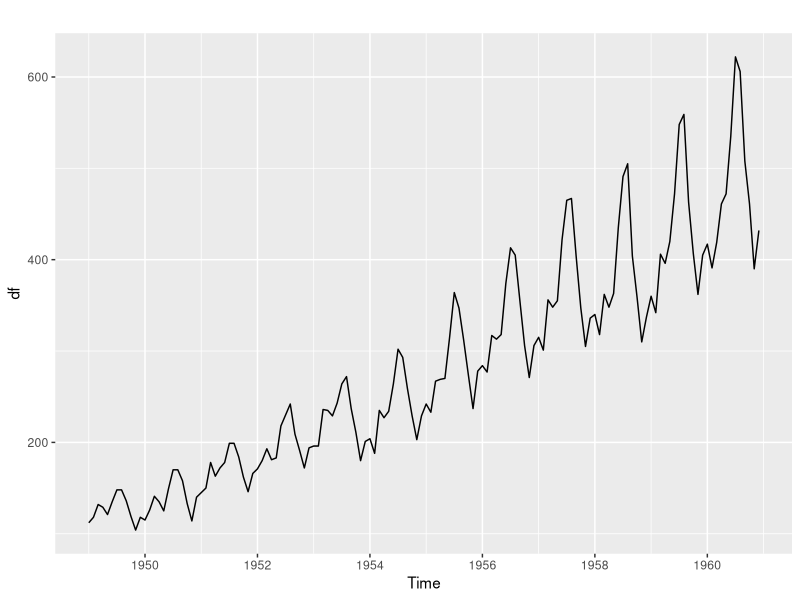
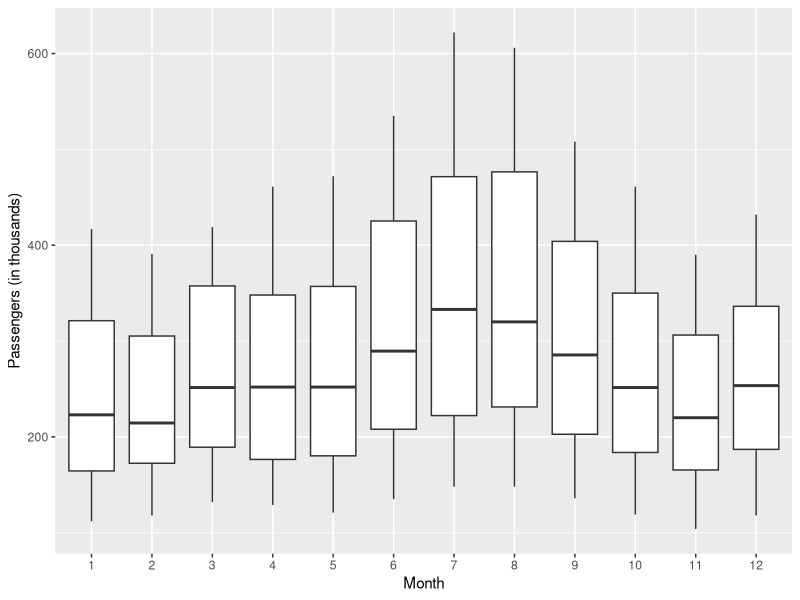
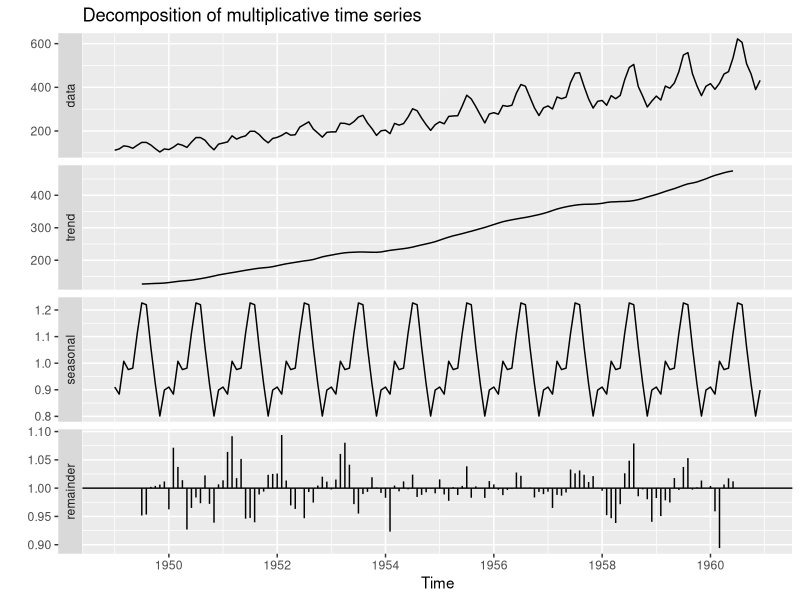
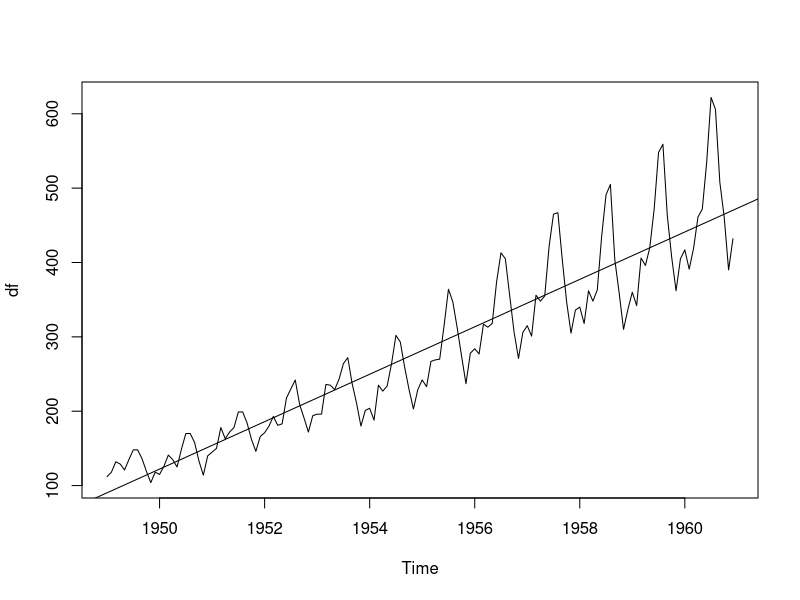
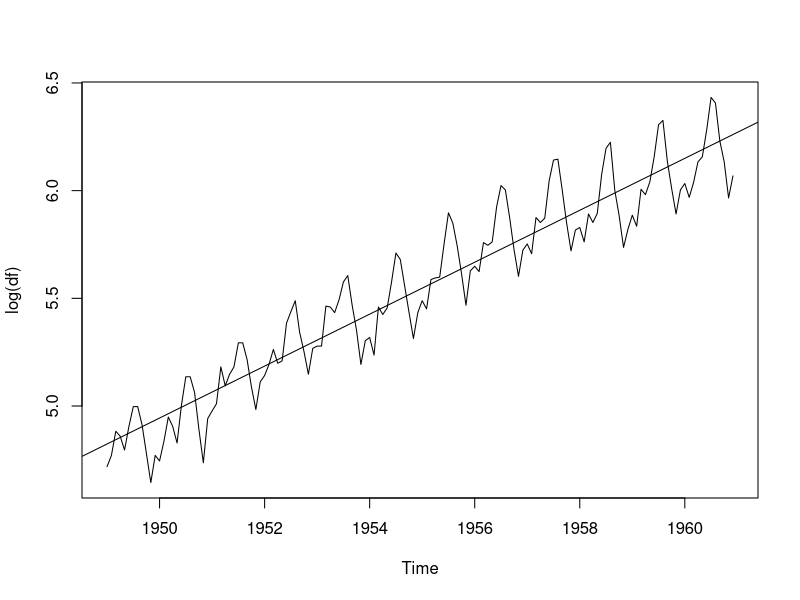
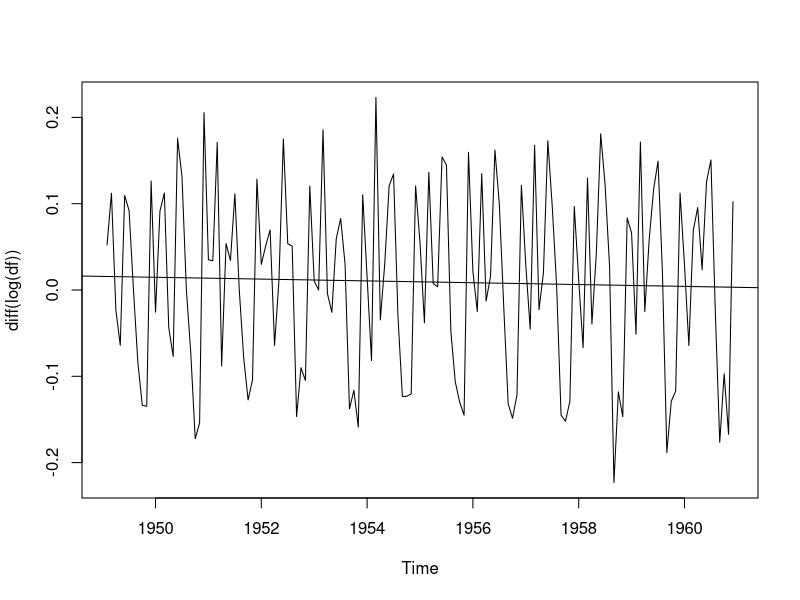
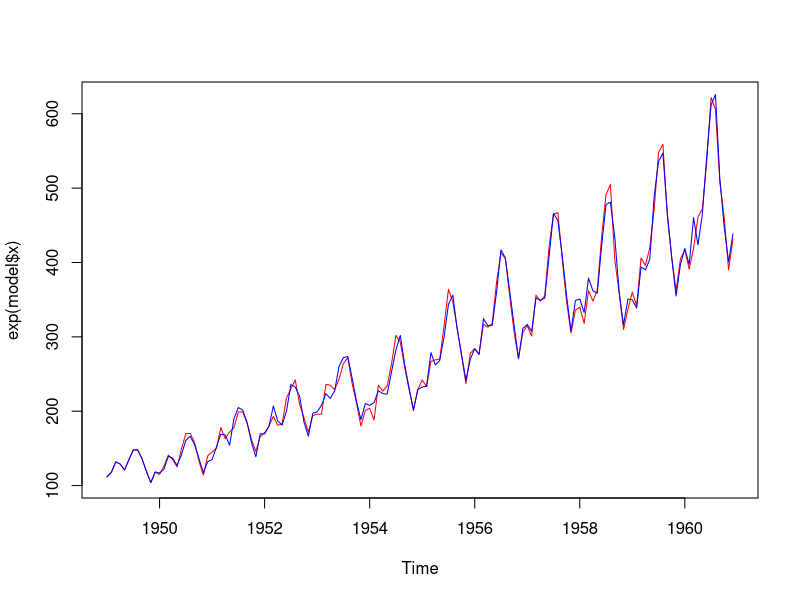
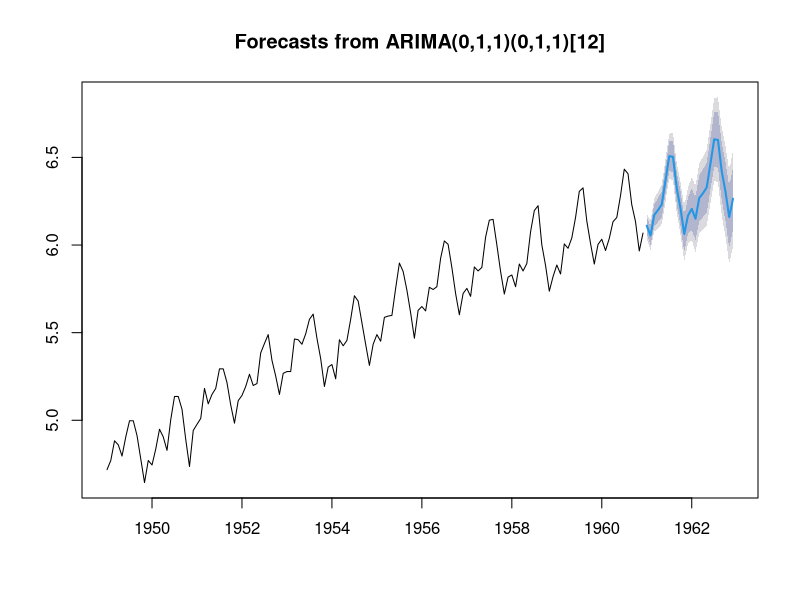

Reproduce these figures in R, in order. (Note: this script raises an error after producing the figures.)
## ---- chunk 1
# Load libraries
library(ggfortify) # library for time seires visualization
library(tseries) # time series analysis package
library(forecast) # forcasting function for time series model
## ---- chunk 2
# Load data
data(AirPassengers)
df <- AirPassengers
## ---- chunk 3
# check the first few rows
head(df, 20)
## ---- chunk 4
# check if it is time series data
is.ts(df)
## ---- chunk 5
# check if there is missing values
any(is.na(df))
## ---- chunk 6
# check how frequently the time series data is collected
frequency(df)
## ---- chunk 7
summary(df)
## ---- chunk 8
autoplot(df)
## ---- chunk 9
ts_plot_season <- function(x = x) {
season <- cycle(x)
season.factor <- factor(season)
ggplot() + 
  geom_boxplot(mapping = aes(x = season.factor,
                             y = x)) +
  labs(x = "Month", y =  "Passengers (in thousands)")
}

ts_plot_season(df)
## ---- chunk 10
decomposed_df <- decompose(df, type = "multiplicative")

autoplot(decomposed_df)
## ---- chunk 11
kpss.test(df)
## ---- chunk 12
plot(df)
abline(reg=lm(df~time(df)))
## ---- chunk 13
plot(log(df))
abline(reg=lm(log(df)~time(log(df))))
## ---- chunk 14
plot(diff(log(df)))
abline(reg=lm(diff(log(df))~time(diff(log(df)))))
## ---- chunk 15
kpss.test(diff(log(df)))
## ---- chunk 16
model <- auto.arima(log(df))
model
## ---- chunk 17
plot(exp(model$x), col = "red")
lines(exp(model$fitted), col = "blue")
## ---- chunk 18
forecast <- forecast(model, h=24)
plot(forecast)
## ---- chunk 19
exp(forecast$mean)
## ---- chunk 20
forecast$fitted
## ---- chunk 21
hk <- read_csv("hk_electricity.csv")

head(hk)
## ---- chunk 22
ts_hk <- as.ts(hk, )
## ---- chunk 23
is.ts(ts_hk)
## ---- chunk 24
head(ts_hk)
## ---- chunk 25
adf.test(df)
